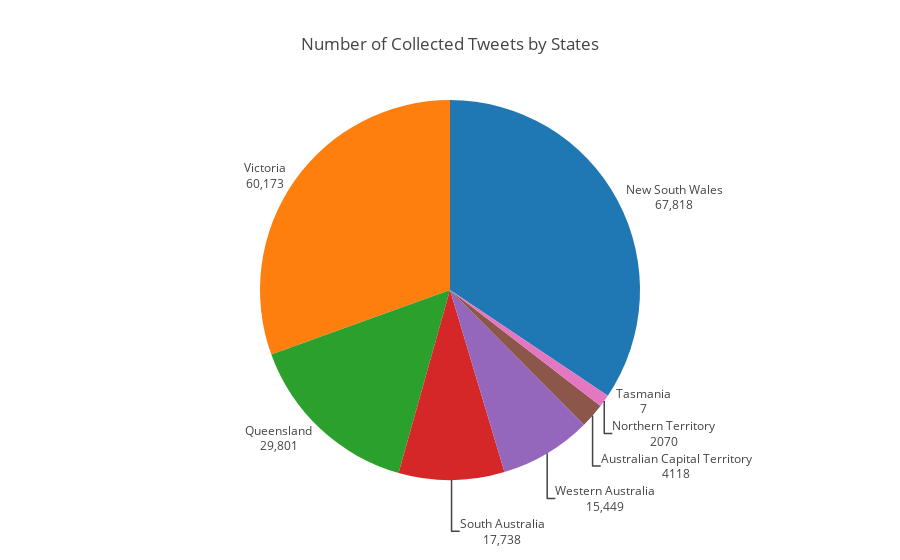

The cell this chart's notebook holds for it:
### Code cell
labels = plot_df.index.values.tolist()
values = plot_df.values.ravel().tolist()
trace = go.Pie(labels=labels, values=values, 
               hoverinfo='label+percent', sort=True, showlegend=False,
               textinfo='value+label', textposition='outside')
layout = go.Layout(title='Number of Collected Tweets by States')
fig = go.Figure(data=[trace], layout=layout)
plotly.offline.iplot(fig, filename='basic_pie_chart')

### Figure 1 — Plotly figure (JSON) as saved in the notebook; plotly's stock layout.template omitted (floating-point values rounded to 4 significant figures)
{"data": [{"hoverinfo": "label+percent", "labels": ["New South Wales", "Victoria", "Queensland", "South Australia", "Western Australia", "Australian Capital Territory", "Northern Territory", "Tasmania"], "showlegend": false, "sort": true, "textinfo": "value+label", "textposition": "outside", "type": "pie", "values": [67818, 60173, 29801, 17738, 15449, 4118, 2070, 7]}], "layout": {"title": "Number of Collected Tweets by States"}}
